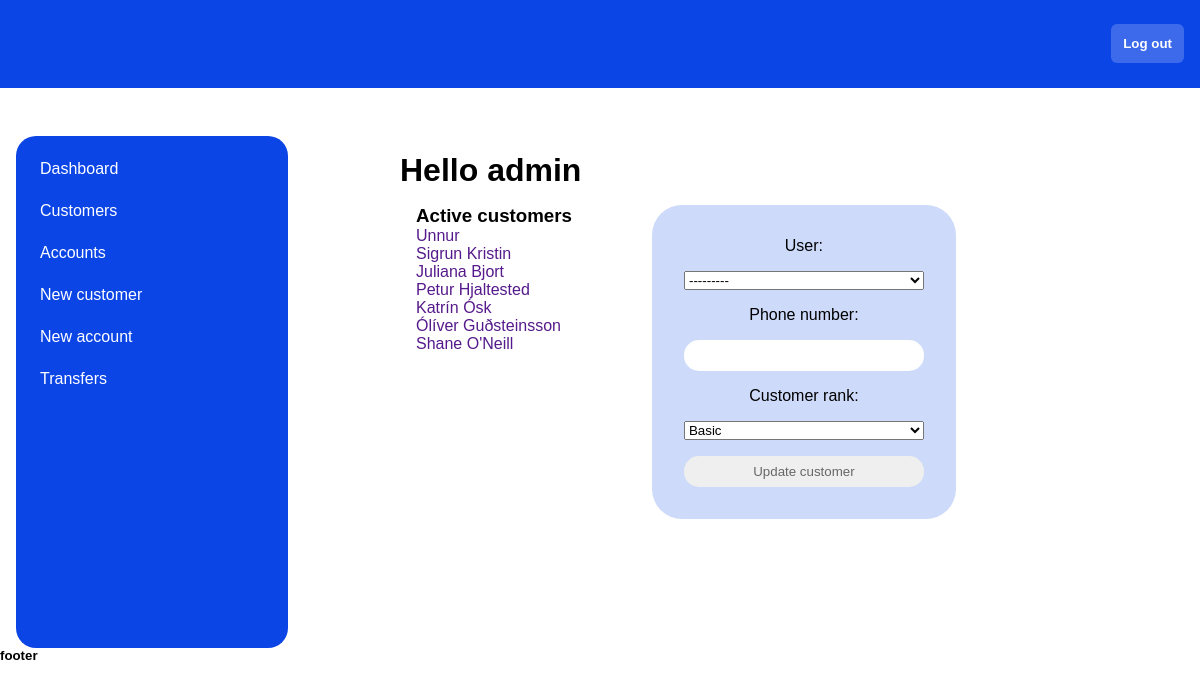
/staffCustomerView/ (signed in), run on an earlier commit of the app's database.
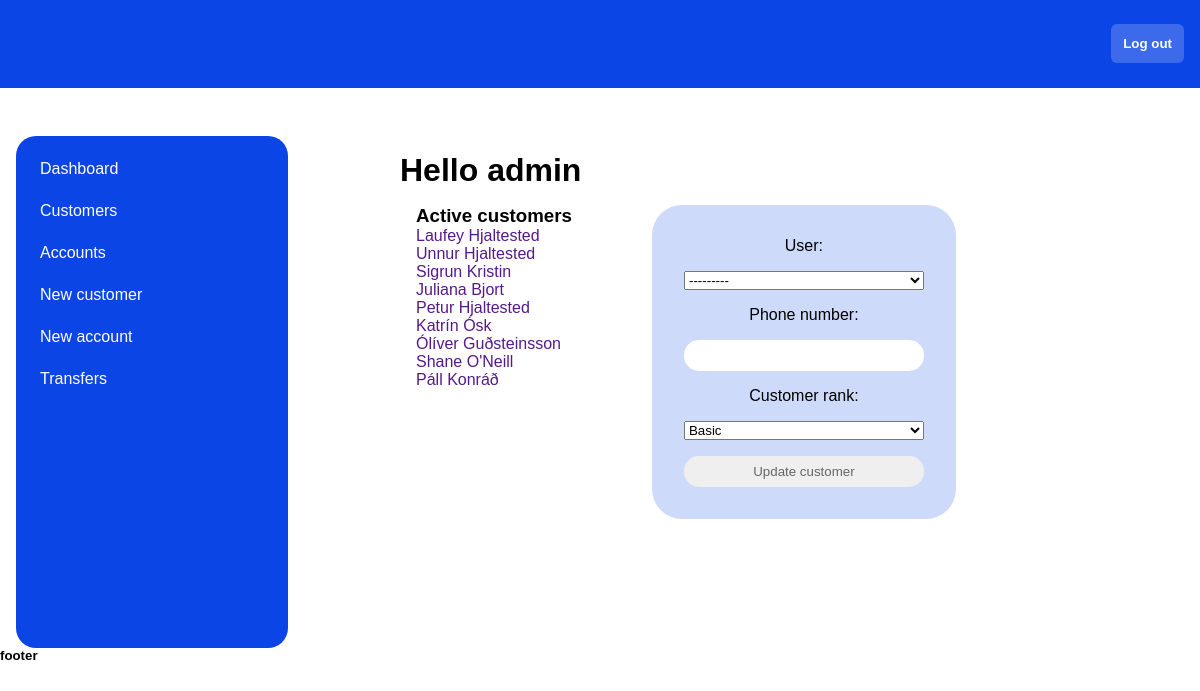
And on a later commit of the database.
### bank_app/models.py (models this page shows, shortened)
class Customer(models.Model):
   BASIC = 'basic'
   SILVER = 'silver'
   GOLD = 'GOLD'
   RANKS = [
      (BASIC, 'Basic'),
      (SILVER, 'Silver'),
      (GOLD, 'Gold'),
   ]
   user = models.OneToOneField(User, primary_key=True, on_delete=models.CASCADE)
   phone_number = models.CharField(max_length=20)
   customer_rank = models.CharField(choices=RANKS, default=BASIC, max_length=6)
   @property
   def full_name(self) -> str:
      return f'{self.user.first_name} {self.user.last_name}'

### bank_app/views.py (the view)
# urls.py: path('staffCustomerView/', views.staffCustomerView, name='staffCustomerView'),
@login_required
def staffCustomerView(request):
   user = request.user
   assert request.user.is_staff, 'Not for regular customers, only for admin'
   if request.method == "POST":
      update_customer_form = UpdateCustomerForm(request.POST, instance=request.user.customer)
      if update_customer_form.is_valid:
         update_customer_form.save()
   context = {
      'update_customer_form':UpdateCustomerForm,
      'user_id':user.id,
      'customers':Customer.objects.all(),
   }
   return render(request, 'bank_app/staffCustomerView.html', context)

### bank_app/templates/bank_app/staffCustomerView.html (shortened to what this page needs)
{% extends 'bank_app/base/base2.html' %}
{% block content %}
<div class="flex">
  <div>
    <h3>Active customers</h3>
    {% for customer in customers %}
    <li>
      <a href="">{{ customer.full_name }}</a>
    </li>
    {% endfor %}
  </div>
  <div class="form">
    <form action="" method="POST">
      {{ update_customer_form }}
      <input type="submit" value="Update customer" name="" id="">
    </form>
  </div>
</div>
{% endblock %}

What changed in the data, as far as the page shows it:
now on this page (row edited): Customer: full_name "Laufey Hjaltested"
changed through a linked row, Customer: full_name "Unnur" → "Unnur Hjaltested"
added Customer: full_name "Páll Konráð"
